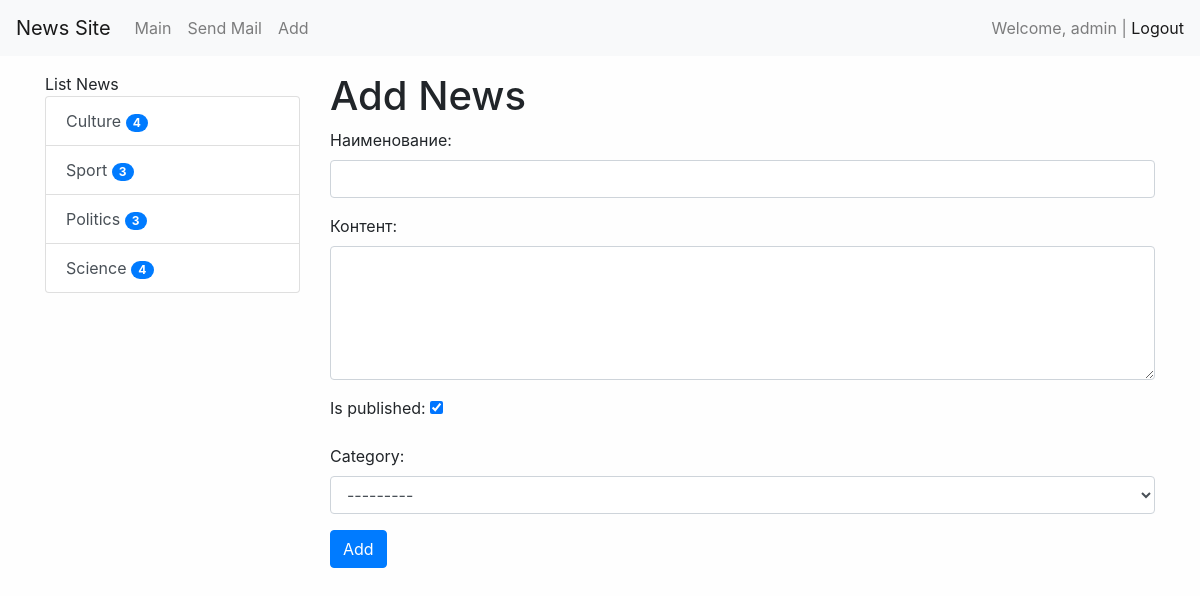
The app's page /news/add-news/ (signed in) with its own data.
### news/models.py (models this page shows)
class Category(models.Model):
    title = models.CharField(max_length=150, db_index=True)
    def get_absolute_url(self):
        return reverse('category', kwargs={'category_id': self.pk})
    def __str__(self):
        return self.title
    class Meta:
        ordering = ['title']
        verbose_name: 'Category'
        verbose_name_plural: 'Categorys'

### news/views.py (the view)
# urls.py: path('news/add-news/', CreateNews.as_view(), name='add_news'),
class CreateNews(LoginRequiredMixin, CreateView):
    form_class = NewsForm
    template_name = 'news/add_news.html'
    raise_exception = True

### news/forms.py (shortened to what this page needs)
class NewsForm(forms.ModelForm):
    class Meta:
        model = News
        fields = ['title', 'content', 'is_published', 'category',]
        widgets = {
            'title': forms.TextInput(attrs={'class': 'form-control'}),
            'content': forms.Textarea(attrs={'class': 'form-control', 'rows': 5}),
            'category': forms.Select(attrs={'class': 'form-control'})
        }

### news/templatetags/news_tags.py (called while the page is built)
@register.inclusion_tag('news/list_categories.html')
def show_categories(arg1='List ', arg2='world'):
    categories = Category.objects.annotate(cnt=Count('news', filter=F('news__is_published'))).filter(cnt__gt=0)
    return {'categories': categories, 'arg1': arg1, 'arg2': arg2}

### news/templates/news/add_news.html (shortened to what this page needs)
{% extends 'base.html' %}
{% block sidebar %}
{% include 'inc/_sidebar.html' %}
{% endblock %}
{% block content %}
<h1>Add News</h1>
<form action="{% url 'add_news' %}" method="post">
    {{ form.as_p }}
    <button type="submit" class="btn btn-primary">Add</button>
</form>
{% endblock %}

### templates/inc/_nav.html (shortened to what this page needs)
    <nav class="navbar navbar-expand-lg navbar-light bg-light">
      <a class="navbar-brand" href="{% url 'home' %}">News Site</a>
      <div class="collapse navbar-collapse" id="navbarSupportedContent">
        <ul class="navbar-nav mr-auto">
          <li class="nav-item"><a class="nav-link" href="{% url 'home' %}">Main</a></li>
          <li class="nav-item"><a class="nav-link" href="{% url 'mail' %}">Send Mail</a></li>
          {% if request.user.is_authenticated %}
            <li class="nav-item"><a class="nav-link" href="{% url 'add_news' %}">Add</a></li>
          {% endif %}
        </ul>
        <span class ="navbar-text">
            {% if request.user.is_authenticated %}
                Welcome, {{ user.username }} | <a href="{% url 'logout' %}">Logout</a>
            {%  else %}
                <a href="{% url 'register' %}">Register</a> | <a href="{% url 'login' %}">Login</a>
            {% endif %}
        </span>
      </div>
    </nav>

### news/templates/news/list_categories.html
<div class="list-group">
   {{ arg1 }}{{ arg2 }}
   {% for item in categories %}
   <a href="{{ item.get_absolute_url }}" class="list-group-item list-group-item-action">{{ item.title }}  <span class="badge badge-primary badge-pill">{{ item.cnt }}</span></a>
   {% endfor %}
</div>

### mysite/static/css/style.css (style rules this page uses)
body { background-color: #fefefe; }

### records on screen
Category: title "Culture", cnt "4"
Category: title "Sport", cnt "3"
Category: title "Politics", cnt "3"
Category: title "Science", cnt "4"

### other values on screen
{{ user.username }} "admin"
{{ arg1 }} "List"
{{ arg2 }} "News"
